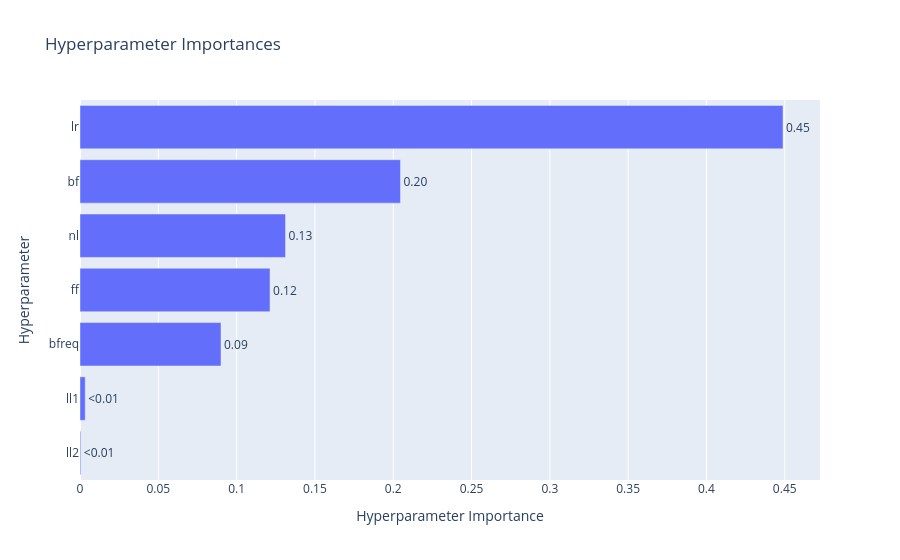
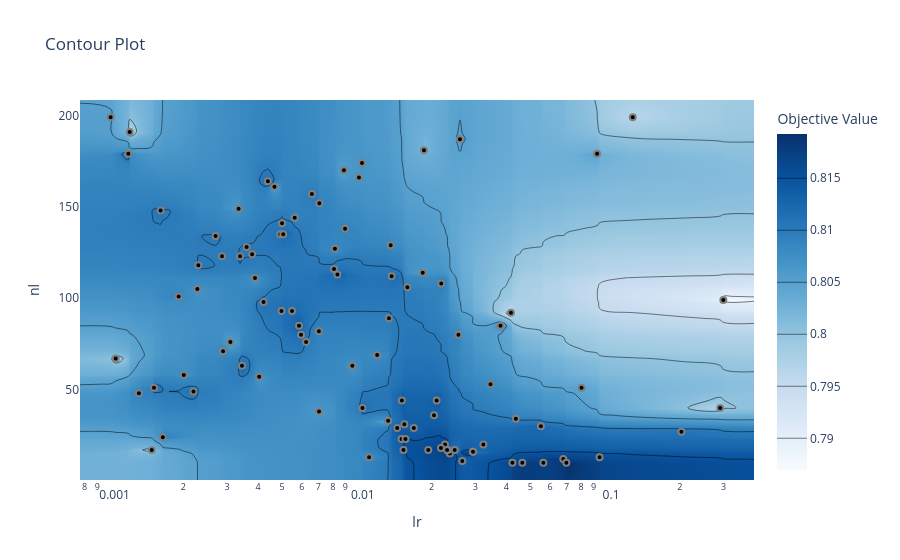

Notebook source saved alongside these figures, in order:
### Markdown cell above
### 1.3 Contour plot

**Задание:** выберите два гиперпараметра, которые (судя по `plot_param_importances`) сильнее всего влияют на метрику, и постройте для них contour plot. Ответьте: находится ли найденный оптимум внутри заданных границ поиска, или он «упирается» в край диапазона? Если упирается — как нужно было бы изменить границы поиска?

### Code cell
from optuna.visualization import plot_param_importances, plot_contour

# TODO: постройте plot_param_importances(study)
fig = plot_param_importances(study)
fig.show()
# TODO: выберите два наиболее важных гиперпараметра и постройте для них plot_contour(study, params=[...])
fig = plot_contour(study, params=['lr', 'nl'])
fig.show()

### Figure 1 — Plotly figure (JSON) as saved in the notebook; plotly's stock layout.template omitted (floating-point values rounded to 4 significant figures)
{"data": [{"cliponaxis": false, "hovertemplate": ["ll2 (FloatDistribution): 0.0005162694830888069<extra></extra>", "ll1 (FloatDistribution): 0.0033343938018380393<extra></extra>", "bfreq (IntDistribution): 0.09003429212187156<extra></extra>", "ff (FloatDistribution): 0.12134822468049242<extra></extra>", "nl (IntDistribution): 0.13124348340130668<extra></extra>", "bf (FloatDistribution): 0.20463823867016895<extra></extra>", "lr (FloatDistribution): 0.44888509784123365<extra></extra>"], "name": "Objective Value", "orientation": "h", "text": ["<0.01", "<0.01", "0.09", "0.12", "0.13", "0.20", "0.45"], "textposition": "outside", "type": "bar", "x": [0.0005163, 0.003334, 0.09003, 0.1213, 0.1312, 0.2046, 0.4489], "y": ["ll2", "ll1", "bfreq", "ff", "nl", "bf", "lr"]}], "layout": {"title": {"text": "Hyperparameter Importances"}, "xaxis": {"title": {"text": "Hyperparameter Importance"}}, "yaxis": {"title": {"text": "Hyperparameter"}}}}

### Figure 2 — Plotly figure (JSON) as saved in the notebook; plotly's stock layout.template omitted (floating-point values rounded to 4 significant figures; data arrays with more than 128 entries replaced by an {"elided": "..."} marker saying what was removed)
{"data": [{"colorbar": {"title": {"text": "Objective Value"}}, "colorscale": [[0, "rgb(247,251,255)"], [0.125, "rgb(222,235,247)"], [0.25, "rgb(198,219,239)"], [0.375, "rgb(158,202,225)"], [0.5, "rgb(107,174,214)"], [0.625, "rgb(66,146,198)"], [0.75, "rgb(33,113,181)"], [0.875, "rgb(8,81,156)"], [1, "rgb(8,48,107)"]], "connectgaps": true, "contours": {"coloring": "heatmap"}, "hoverinfo": "none", "line": {"smoothing": 1.3}, "reversescale": false, "type": "contour", "x": [0.000767, 0.001019, 0.001069, 0.001201, 0.001217, 0.001325, 0.001493, 0.001524, 0.00162, 0.001654, 0.001916, 0.002009, 0.002198, 0.002278, 0.0023, 0.002699, 0.002864, 0.002892, 0.003095, 0.00334, 0.003385, 0.003446, 0.003599, 0.003787, 0.003888, 0.004042, 0.00421, 0.004383, 0.004658, 0.004916, 0.004971, 0.004998, 0.005053, 0.005483, 0.005622, 0.00585, 0.005958, 0.006247, 0.006593, 0.007034, 0.007044, 0.007065, 0.008094, 0.008161, 0.008354, 0.008873, 0.008966, 0.009598, 0.0102, 0.01049, 0.01054, 0.01121, 0.01208, 0.01337, 0.01347, 0.01369, 0.01381, 0.01455, 0.01514, 0.01519, 0.01542, 0.01555, 0.01571, 0.01598, 0.01697, 0.01843, 0.01864, 0.0194, 0.02046, 0.02097, 0.02183, 0.02188, 0.02267, 0.0231, 0.02329, 0.0237, 0.02371, 0.0248, 0.02566, 0.02603, 0.0266, 0.02932, 0.02939, 0.03235, 0.03456, 0.03791, 0.04179, 0.04236, 0.04372, 0.04642, 0.05517, 0.05644, 0.0679, 0.06986, 0.08043, 0.0929, 0.09505, 0.1293, 0.2031, 0.2911, 0.2997, 0.3983], "y": [0.55, 10, 11, 12, 13, 15, 16, 17, 18, 20, 23, 24, 27, 29, 30, 31, 33, 34, 36, 38, 40, 44, 48, 49, 51, 53, 57, 58, 63, 67, 69, 71, 76, 80, 82, 85, 89, 92, 93, 98, 99, 101, 105, 106, 108, 111, 112, 113, 114, 116, 118, 123, 124, 127, 128, 129, 134, 135, 138, 141, 144, 148, 149, 152, 157, 161, 164, 166, 170, 174, 179, 181, 187, 191, 199, 208.4], "z": {"elided": "76x102 float values"}}, {"marker": {"color": "black", "line": {"color": "Gray", "width": 2}}, "mode": "markers", "name": "Feasible Trial", "showlegend": false, "type": "scatter", "x": [0.08043, 0.001217, 0.2911, 0.01049, 0.001201, 0.01864, 0.0929, 0.01337, 0.001493, 0.1293, 0.003599, 0.003385, 0.003787, 0.00334, 0.005958, 0.02566, 0.007034, 0.03791, 0.001916, 0.006593, 0.001069, 0.0023, 0.002278, 0.007065, 0.002009, 0.004998, 0.005622, 0.0102, 0.004916, 0.04179, 0.01598, 0.005053, 0.008966, 0.004383, 0.004658, 0.002699, 0.008354, 0.01208, 0.01843, 0.008873, 0.02603, 0.004971, 0.2997, 0.007044, 0.001524, 0.001654, 0.001325, 0.002892, 0.004042, 0.01381, 0.01369, 0.008094, 0.02188, 0.01347, 0.006247, 0.002864, 0.2031, 0.01121, 0.03456, 0.003888, 0.00162, 0.005483, 0.00421, 0.008161, 0.00585, 0.003446, 0.002198, 0.001019, 0.003095, 0.01054, 0.009598, 0.01519, 0.01455, 0.02097, 0.01555, 0.01514, 0.02267, 0.01697, 0.03235, 0.0266, 0.04372, 0.02046, 0.01542, 0.01571, 0.05517, 0.0237, 0.02371, 0.02932, 0.02939, 0.02183, 0.02329, 0.0231, 0.0194, 0.0248, 0.04236, 0.04642, 0.05644, 0.0679, 0.06986, 0.09505], "y": [51, 191, 40, 174, 179, 181, 179, 33, 17, 199, 128, 123, 124, 149, 80, 80, 82, 85, 101, 157, 67, 118, 105, 152, 58, 141, 144, 166, 135, 92, 106, 135, 138, 164, 161, 134, 113, 69, 114, 170, 187, 93, 99, 38, 51, 24, 48, 71, 57, 112, 129, 116, 108, 89, 76, 123, 27, 13, 53, 111, 148, 93, 98, 127, 85, 63, 49, 199, 76, 40, 63, 44, 29, 44, 31, 23, 20, 29, 20, 11, 34, 36, 17, 23, 30, 16, 15, 16, 16, 18, 17, 17, 17, 17, 10, 10, 10, 12, 10, 13]}, {"marker": {"color": "#cccccc", "line": {"color": "Gray", "width": 2}}, "mode": "markers", "name": "Infeasible Trial", "showlegend": false, "type": "scatter", "x": [], "y": []}], "layout": {"title": {"text": "Contour Plot"}, "xaxis": {"range": [-3.115, -0.3998], "title": {"text": "lr"}, "type": "log"}, "yaxis": {"range": [0.55, 208.4], "title": {"text": "nl"}}}}
